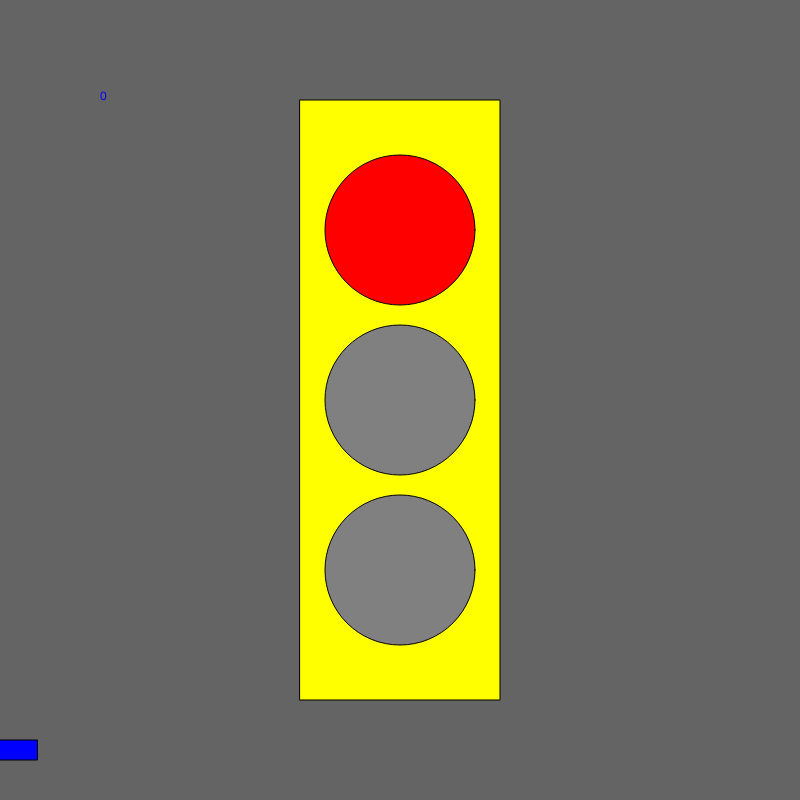
Frame 1 (no input)
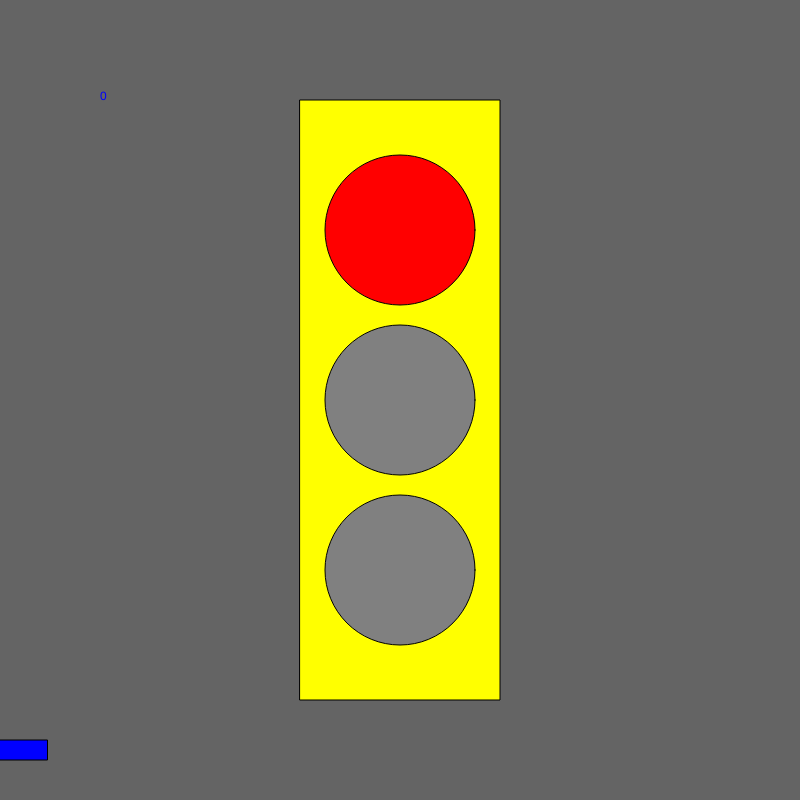
Frame 60 (no input)
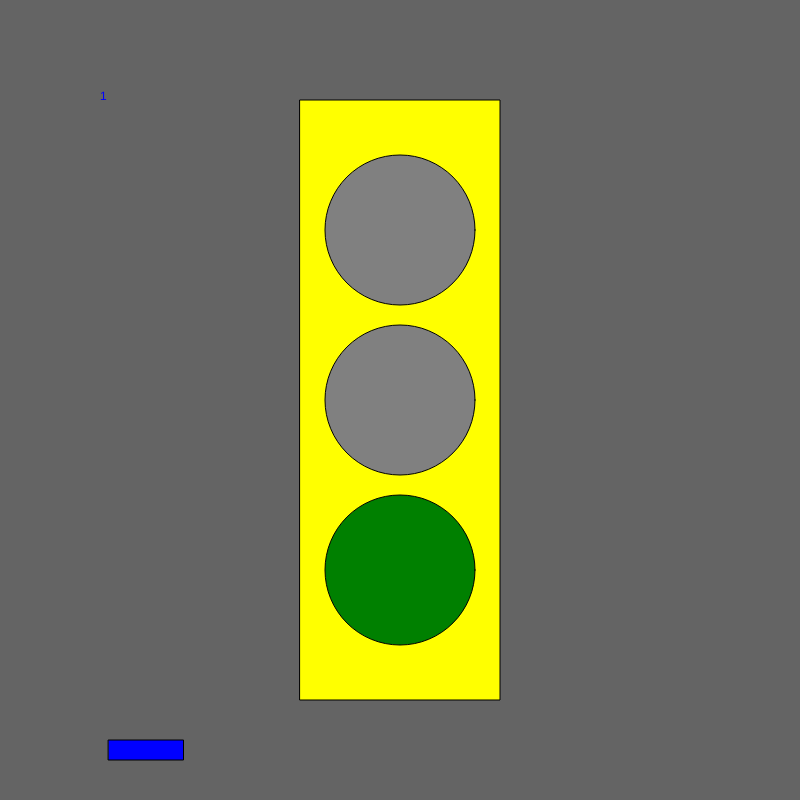
Frame 120 (the mouse pressed at the canvas centre since frame 60)

The p5.js sketch that drew these frames (run headless with seeded random() and noise() and a simulated clock; from frame 60 on, the mouse is pressed at the canvas centre):

// p5.js sketch
// ── sketch.js
let state = 0;
let timer = 0;
let x = 0
let velocity = 10;

function setup() {
  createCanvas(800, 800);
  ellipseMode(CENTER);
  rectMode(CENTER);
}

function draw() {

  background(100);
  fill('yellow');
  rect(width / 2, height / 2, 200, 600);

  //carcode

  fill('blue');
  rect(x, 750, 75, 20);
  x = x + velocity;
  if (x > width) {
    x = 0;
  }

  switch (state) {

    case 0: //red
      text("0", 100, 100);
      fill('red');
      ellipse(width / 2, height / 2 - 170, 150, 150);
      fill('grey');
      ellipse(width / 2, height / 2, 150, 150);
      ellipse(width / 2, height / 2 + 170, 150, 150);
      velocity = 0;
      break;

    case 1: //green
      text("1", 100, 100);
      fill('grey');
      ellipse(width / 2, height / 2 - 170, 150, 150);
      ellipse(width / 2, height / 2, 150, 150);
      fill('green');
      ellipse(width / 2, height / 2 + 170, 150, 150);
      velocity = 8;
      break;


    case 2: //yellow
      text("2", 100, 100);
      fill('grey');
      ellipse(width / 2, height / 2 - 170, 150, 150);
      fill('yellow');
      ellipse(width / 2, height / 2, 150, 150);
      fill('grey');
      ellipse(width / 2, height / 2 + 170, 150, 150);
      velocity = 4;
      break;

  }

  timer = timer + 1;
  if (timer > 100) {
    timer = 0;
    state++;
    if (state > 2) {
      state = 0;
    }
  }
}

function mouseReleased() {
  state++;
  if (state > 2) {
    state = 0;
  }
}
